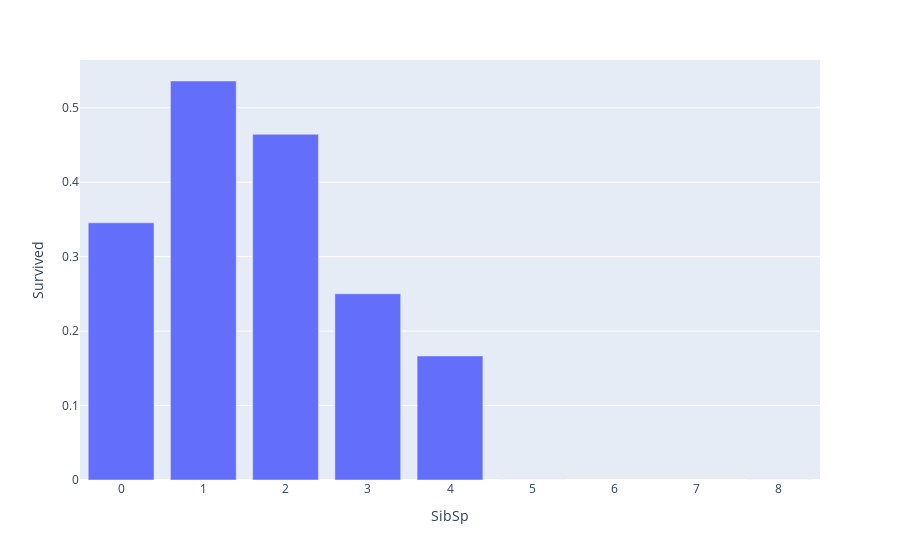

Notebook source saved alongside this figure:
### Code cell
survival_rates = titanic.df.groupby("SibSp").agg(Survived=('Survived', 'mean')).reset_index()
fig = px.bar(survival_rates, x="SibSp", y="Survived")
fig.show()

# Створимо фічі Alone, Small family(1-2) та Big family(3+)

### Figure 1 — Plotly figure (JSON) as saved in the notebook; plotly's stock layout.template omitted (floating-point values rounded to 4 significant figures)
{"data": [{"hovertemplate": "SibSp=%{x}<br>Survived=%{y}<extra></extra>", "legendgroup": "", "marker": {"color": "#636efa", "pattern": {"shape": ""}}, "name": "", "orientation": "v", "showlegend": false, "textposition": "auto", "type": "bar", "x": [0, 1, 2, 3, 4, 5, 8], "xaxis": "x", "y": [0.3454, 0.5359, 0.4643, 0.25, 0.1667, 0.0, 0.0], "yaxis": "y"}], "layout": {"barmode": "relative", "legend": {"tracegroupgap": 0}, "margin": {"t": 60}, "xaxis": {"anchor": "y", "domain": [0, 1], "title": {"text": "SibSp"}}, "yaxis": {"anchor": "x", "domain": [0, 1], "title": {"text": "Survived"}}}}
